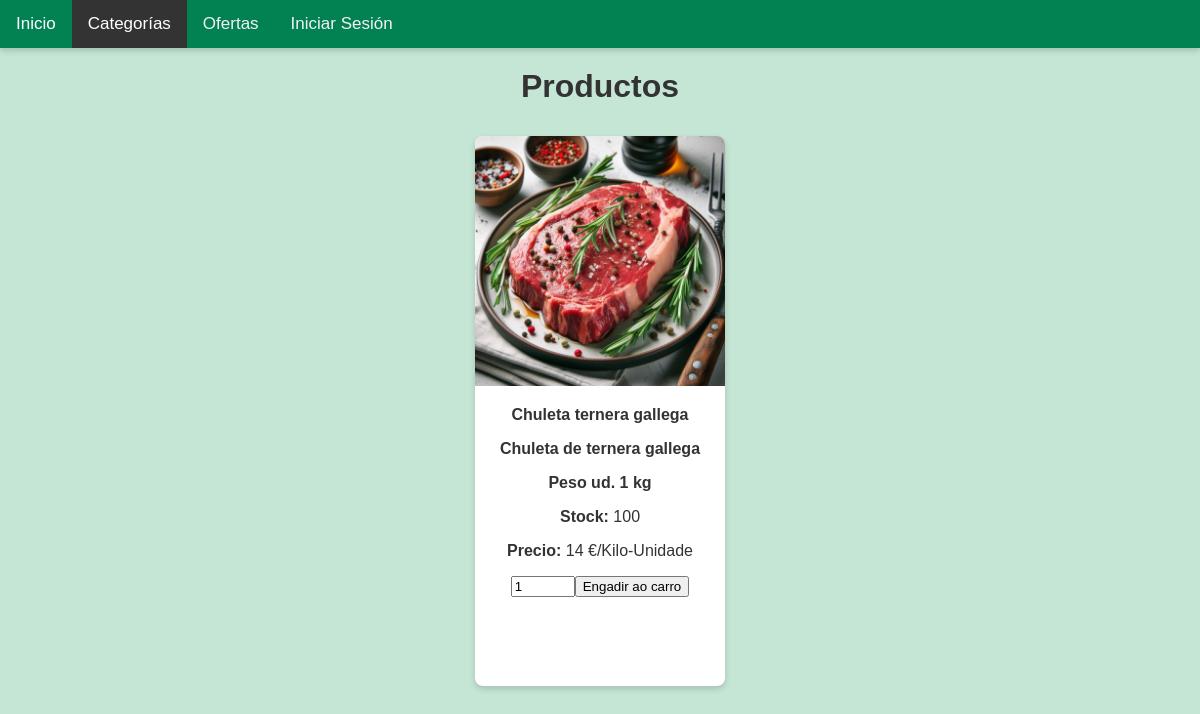
Screenshot of /productos.php?categoria=Carnes with the database file from the repository.
### tables this page shows
CREATE TABLE IF NOT EXISTS `producto` (
  `CodProducto` int(11) NOT NULL AUTO_INCREMENT,
  `Nombre` varchar(45) DEFAULT NULL,
  `Descripcion` varchar(90) NOT NULL,
  `Peso` float NOT NULL,
  `Stock` int(11) NOT NULL,
  `CodCategoria` int(11) NOT NULL,
  `Activo` BOOLEAN NOT NULL, 
  `Prezo`float NOT NULL,
  `RutaProducto`varchar(200) NOT NULL,
  PRIMARY KEY (`CodProducto`),
  CONSTRAINT `producto_ibfk_1` FOREIGN KEY (`CodCategoria`) REFERENCES `categoria`(`CodCategoria`)
);

### productos.php (the view, shortened to what this page needs)
<?php
$cod_rol = null;
?>
<!DOCTYPE html>
<html lang="es">
<head>
    <link rel="stylesheet" href="css/productos.css">
</head>
<body>
    <div class="topnav">
        <a href="index.php">Inicio</a>
        <a class="active" href="categorias.php">Categorías</a>
        <a href="ofertas.php">Ofertas</a>
         <?php
        if (isset($_SESSION['correo'])) {
        if ($cod_rol == 1){
        echo '<div class="dropdown">';
        echo '<button class="dropbtn">Xestión';
        echo '<i class="fa fa-caret-down"></i>';
        echo '</button>';
        echo '<div class="dropdown-content">';
        echo '<a href="area_personal.php">Xestión usuarios</a>';
        echo '<a href="engade_categoria.php">Xestion categorias</a>';
        echo '<a href="engade_producto.php">Xestion productos</a>';
        echo '</div>';
        echo '</div>';
        }
        echo '<a class="carrito" href="xestion_carro.php">Carrito</a>';
        echo '<a href="pechar_sesion.php">Cerrar Sesión</a>';
        echo '</div>';
        } else {
        echo '<a href="login.html">Iniciar Sesión</a>';
    }
    ?>
    </div>
    <div class="centro1">
        <h1>Productos</h1>
        <div class="productos">
<?php
if(isset($_GET['categoria'])) {
    $categoria = $_GET['categoria'];
    $servername = "127.0.0.1";
    $username = "root";
    $password = "";
    $dbname = "pedidos";
    $conn = new mysqli($servername, $username, $password, $dbname);
    $query = "SELECT * FROM producto WHERE CodCategoria = (
                SELECT CodCategoria FROM categoria WHERE Nombre = '$categoria'
            ) AND Activo = 1";
    $result = $conn->query($query);
    if ($result->num_rows > 0) {
        while ($row = $result->fetch_assoc()) {
            $nombreProducto = $row['Nombre'];
            $descripcionProducto = $row['Descripcion'];
            $pesoProducto = $row['Peso'];
            $stockProducto = $row['Stock'];
            $precioProducto = $row['Prezo'];
            $rutaImagen = $row['RutaProducto'];
            echo '<div class="categoria">';
            echo '<div class="tarjeta">';
            echo '<img src="' . $rutaImagen . '" alt="' . $nombreProducto . '">';
            echo "<p><strong>$nombreProducto</strong></p>";
            echo "<p><strong>$descripcionProducto</strong></p>";
            echo "<p><strong>Peso ud. $pesoProducto kg</strong></p>";
            echo "<p><strong>Stock:</strong> $stockProducto</p>";
            echo "<p><strong>Precio:</strong> $precioProducto €/Kilo-Unidade</p>";
            echo '<form action="agregar_al_carro.php" method="post">';
            echo '<input type="number" name="cantidad" value="1" min="1" max="' . $stockProducto . '">';
            echo '<input type="submit" value="Engadir ao carro">';
            echo '</form>';
            echo '</div>';
            echo '</div>';
        }
    } else {
        echo "Contra!! Semella que aínda non temos nada que ofrecer por aquí.";
    }
} else {
    echo "Categoría non especificada.";
}
?>
</div>
</div>
</body>
</html>

### css/productos.css (style rules this page uses)
body { margin: 0; font-family: Arial, Helvetica, sans-serif; background-color: #c5e6d5; color: #333; }
.topnav { overflow: hidden; background-color: #028152; box-shadow: 0px 3px 6px 0px rgba(0,0,0,0.16); }
.topnav a { float: left; color: #f2f2f2; text-align: center; padding: 14px 16px; text-decoration: none; font-size: 17px; transition: background-color 0.3s ease; }
.topnav a.active { background-color: #333; color: white; }
.centro1 { text-align: center; }
.centro1 h1 { margin-top: 20px; }
.productos { display: flex; justify-content: center; flex-wrap: wrap; gap: 20px; }
.categoria { margin: 10px; }
.tarjeta { background-color: white; border-radius: 8px; box-shadow: 0px 3px 6px 0px rgba(0,0,0,0.16); overflow: hidden; height: 550px; width: 250px; }
.tarjeta img { width: 100%; height: auto; object-fit: cover; }

### rows the page displays
producto: RutaProducto (picture), Nombre "Chuleta ternera gallega", Descripcion "Chuleta de ternera gallega", Peso "1", Stock "100", Prezo "14"
